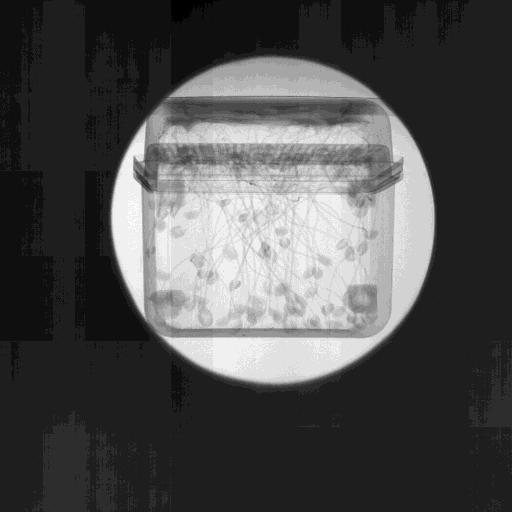
#> input picture summer_paper/png/img_0.png, 512 x 512 px; its folder holds only this picture in this run; the run also reads 1 picture not shown here
$ jupyter execute --allow-errors final.ipynb
#> lines starting #> are read from the running program, lines starting #| are printed output that depends on the picture
#> in main, image is the input picture: shape (512, 512); min 11, max 28, mean 16.2
[cell 1]
import os
import cv2
import pydicom
import numpy as np
import pandas as pd
from PIL import Image
from sklearn.ensemble import RandomForestRegressor
from sklearn.model_selection import train_test_split
from sklearn.metrics import mean_squared_error

[cell 2]
# [17 lines of commented-out code are left out]

[cell 3]
# [18 lines of commented-out code are left out]

[cell 4]
# input 이미지의 평균 밝기와 대비를 계산함
def compute_brightness_contrast(image):
    brightness = np.mean(image)
    contrast = np.std(image)
    return brightness, contrast

[cell 5]
# 이미지가 환하게 나와서 대비를 향상시킴
def increase_contrast(img):
    min_val = np.min(img)
#> min_val = 11
    max_val = np.max(img)
#> max_val = 28
    stretched = (img - min_val) / (max_val - min_val) * 255
    return stretched.astype(np.uint8)

[cell 6]
# 1차원 배열의 인덱스를 2차원 좌표로 변환함
def index_to_coordinates(index, shape):
    return divmod(index, shape[1])

[cell 7]
# Otsu 이진화를 이용하여 이미지를 이진화 시킴
# 원 중심 찾기 위한 과정
def otsu_binarization(image):
    _, binary_image = cv2.threshold(image, 0, 255, cv2.THRESH_BINARY + cv2.THRESH_OTSU)
    return binary_image

[cell 8]
# 이진 이미지에서 중심 좌표 찾음
# [11 lines left out: function find_circle_center, not called in this run]

[cell 9]
# 주어진 목표 밝기와 대비에 맞게 이미지 밝기와 대비 조정
def adjust_brightness_contrast(image, target_brightness, target_contrast):
    adjusted = np.clip((image - np.mean(image)) * (target_contrast / np.std(image)) + target_brightness, 0, 255).astype(np.uint8)
    return adjusted

[cell 10]
# 예측된 밝기와 대비로 이미지 조정
# [5 lines left out: function apply_predicted_adjustments, not called in this run]

[cell 11]
# 이미지 처리후 중심 좌표와 픽셀 값을 DataFrame으로 반환
# [17 lines left out: function process_images, not called in this run]

[cell 12]
# 모델을 사용하여 이미지에서 원의 중심 예측
# [5 lines left out: function predict_center, not called in this run]

[cell 13]
# 안전한 좌표 범위 확인 함수
# [4 lines left out: function check_boundaries, not called in this run]

[cell 14]
# 예측된 중심을 기준으로 이미지 잘라서 저장
# [10 lines left out: function save_cropped_image, not called in this run]

[cell 15]
# 실행 함수 : 밝기, 대비, 원 중심을 예측하기 위한 모델 학습 및 이미지 처리
def main():

    # 이미지 밝기와 대초 예측 모델 먼저 학습
    data = []
    targets_brightness = []
    targets_contrast = []

    for filename in os.listdir("./png"):
        image_path = os.path.join("./png", filename)
        image = cv2.imread(image_path, cv2.IMREAD_GRAYSCALE)
        contrast_increased_image = increase_contrast(image) # 이미지 대비 향상
        brightness, contrast = compute_brightness_contrast(contrast_increased_image) # 이미지 평균 밝기, 대비 계산
#> in compute_brightness_contrast, `brightness = np.mean(image)`: brightness = 78.6
#> in compute_brightness_contrast, `contrast = np.std(image)`: contrast = 78.3
#> brightness = 78.6; contrast = 78.3
        data.append(contrast_increased_image.ravel())
        targets_brightness.append(brightness)
        targets_contrast.append(contrast)

    data = np.array(data)
    targets_brightness = np.array(targets_brightness)
#> targets_brightness = [78.6]
    targets_contrast = np.array(targets_contrast)
#> targets_contrast = [78.3]

    # Split data
    X_train, X_test, y_train_b, y_test_b, y_train_c, y_test_c = train_test_split(data, targets_brightness, targets_contrast, test_size=0.2, random_state=42)

    # Train brightness model
    regressor_brightness = RandomForestRegressor(n_estimators=30, random_state=42)
    regressor_brightness.fit(X_train, y_train_b)
    regressor_contrast = RandomForestRegressor(n_estimators=30, random_state=42)
    regressor_contrast.fit(X_train, y_train_c)


    # png 폴더의 이미지 밝기
    should_process_images = []

    for filename in os.listdir("./png_test"):
        image_path = os.path.join("./png_test", filename)
        image = cv2.imread(image_path, cv2.IMREAD_GRAYSCALE)

        original_brightness, original_contrast = compute_brightness_contrast(image)
        predicted_brightness = regressor_brightness.predict(image.ravel().reshape(1, -1))[0]
        predicted_contrast = regressor_contrast.predict(image.ravel().reshape(1, -1))[0]

        print(f"Image: {filename}")
        print(f"Original Brightness: {original_brightness}")
        print(f"Predicted Brightness: {predicted_brightness}")
        print("-----")

        print(f"Image: {filename}")
        print(f"Original Contrast: {original_contrast}")
        print(f"Predicted Contrast: {predicted_contrast}")
        print("-----")

        if original_brightness < predicted_brightness or original_contrast < predicted_contrast:
            should_process_images.append(filename)

        # Train contrast model
        regressor_contrast = RandomForestRegressor(n_estimators=30, random_state=42)
        regressor_contrast.fit(X_train, y_train_c)

        # Process images for circle center prediction
        result_df = process_images("./png") # 이미지 처리후 중심 좌표와 픽셀 값을 DataFrame으로 반환

        # Split data for circle center prediction
        X = result_df.drop(columns=['Filename', 'Center_Index', 'Center_X', 'Center_Y'])
        y = result_df['Center_Index']
        X_train, X_test, y_train, y_test = train_test_split(X, y, test_size=0.2, random_state=42)

        # Train circle center prediction model
        regressor = RandomForestRegressor(n_estimators=30, random_state=42)
        regressor.fit(X_train, y_train)

        # [17 lines of commented-out code are left out]
        save_dir = "./processed_images"
        if not os.path.exists(save_dir):
            os.makedirs(save_dir)
        for filename in should_process_images:
            image_path = os.path.join("./png_test", filename)
            image = cv2.imread(image_path, cv2.IMREAD_GRAYSCALE)
            adjusted_image = apply_predicted_adjustments(image, regressor_brightness, regressor_contrast) # 예측된 밝기와 대비 값으로 이미지 조정
            predicted_center_index = predict_center(adjusted_image, regressor) # 모델을 사용하여 원 중심 예측
            save_cropped_image(adjusted_image, predicted_center_index, save_dir, filename) # 예측된 중심을 기준으로 이미지 잘라서 저장

#> (a cell that did not finish here is left out)

[cell 17]
import cv2
from matplotlib import pyplot as plt

first_img = './png_test/img_1.png'
src = cv2.imread(first_img, cv2.IMREAD_GRAYSCALE)
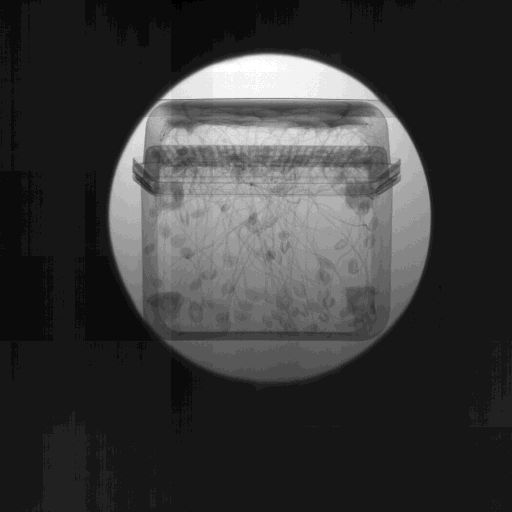
#> input picture summer_paper/png_test/img_1.png, 512 x 512 px
#> src is the input picture: shape (512, 512); min 11, max 34, mean 16.2
hist = cv2.calcHist([src], [0], None, [256], [0, 255])
#> hist = 256 values, max 146478 at index 13, min 0 at index 0, mean 1024
plt.subplot(2,1,2),plt.plot(hist)
plt.xlim([0, 255])
plt.show()
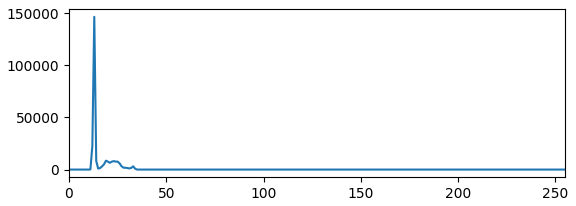
#> figure drawn by matplotlib, 1 panel; curve peaks at x = 13, y = 146478

[cell 18]
import cv2
from matplotlib import pyplot as plt

first_img = './processed_images/img_1.png'
src = cv2.imread(first_img, cv2.IMREAD_GRAYSCALE)
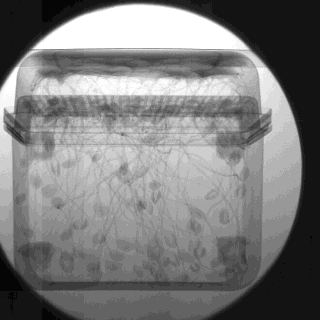
#> input picture summer_paper/processed_images/img_1.png, 320 x 320 px
#> src is the input picture: shape (320, 320); min 5, max 255, mean 124.5
hist = cv2.calcHist([src], [0], None, [256], [0, 255])
#> hist = 256 values, max 18418 at index 19, min 0 at index 0, mean 374.2
plt.subplot(2,1,2),plt.plot(hist)
plt.xlim([0, 255])
plt.show()
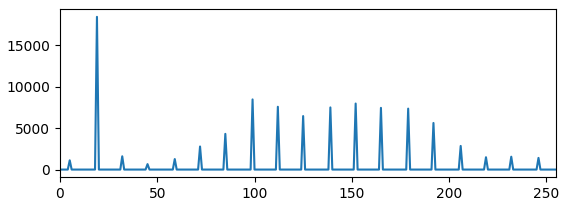
#> figure drawn by matplotlib, 1 panel; curve peaks at x = 19, y = 18418

[cell 19]
# test 위해서 이미지 키움

img_path = './png_test/img_bright.png'
src = cv2.imread(img_path, cv2.IMREAD_GRAYSCALE)
dst = cv2.resize(src,(512,512))

cv2.imwrite(img_path, dst)
#> Out = True
